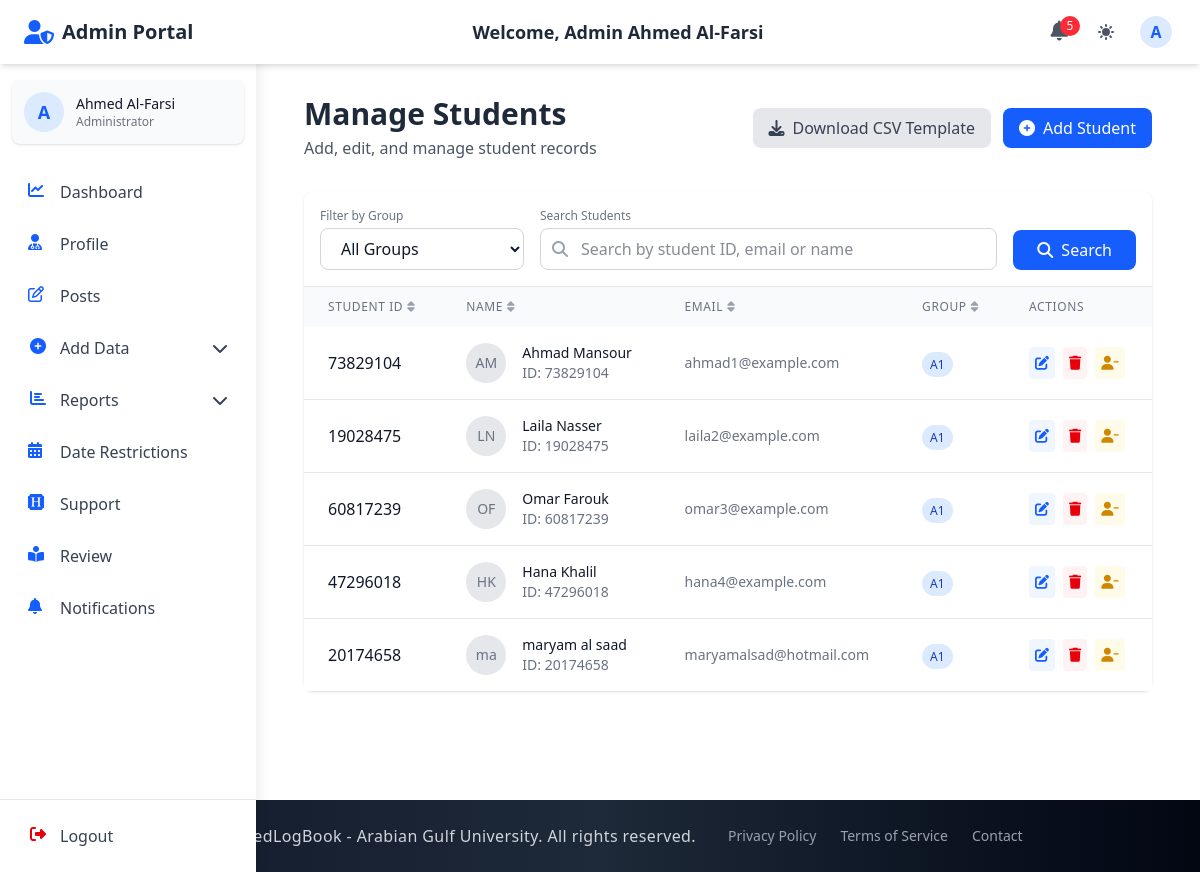
The page /admin_section/add_student/ (signed in) on the database its author committed.
### accounts/models.py (models this page shows, shortened)
class CustomUser(AbstractUser):
    email = models.EmailField(unique=True)
    first_name = models.CharField(max_length=150, blank=True)
    last_name = models.CharField(max_length=150, blank=True)
    profile_photo = models.ImageField(
        upload_to="profiles/", blank=True, null=True, default="profiles/default.jpg"
    )
    city = models.CharField(max_length=100, blank=True)
    country = models.CharField(max_length=100, blank=True)
    phone_no = models.CharField(max_length=20, blank=True)
    bio = models.TextField(blank=True)
    speciality = models.CharField(max_length=100, blank=True)
    ROLE_CHOICES = (
        ("student", "Student"),
        ("doctor", "Doctor"),
        ("staff", "Staff"),
        ("admin", "Admin"),
    )
    role = models.CharField(max_length=10, choices=ROLE_CHOICES, default="student")
    groups = models.ManyToManyField(
        "auth.Group", related_name="customuser_groups", blank=True
    )
    user_permissions = models.ManyToManyField(
        "auth.Permission", related_name="customuser_permissions", blank=True
    )
    USERNAME_FIELD = "email"
    REQUIRED_FIELDS = ["username"]

class Student(models.Model):
    user = models.OneToOneField(
        CustomUser, on_delete=models.CASCADE, related_name="student"
    )
    student_id = models.CharField(max_length=30, unique=True)
    group = models.ForeignKey(
        "admin_section.Group",
        on_delete=models.SET_NULL,
        null=True,
        blank=True,
        related_name="students",
    )

### admin_section/models.py (models this page shows)
class Group(models.Model):
    group_name = models.CharField(max_length=50)
    log_year = models.ForeignKey(LogYear, on_delete=models.CASCADE, related_name="groups_log_year")
    log_year_section = models.ForeignKey(
        LogYearSection,
        on_delete=models.SET_NULL,
        null=True,
        blank=True,
        related_name="groups_log_year_section",
    )
    def __str__(self):
        return f"{self.group_name} ({self.log_year.year_name}) - {self.log_year_section.year_section_name if self.log_year_section else 'No Section'}"

### admin_section/views_file/add_student.py (the view, shortened to what this page needs)
# urls.py: path("add_student/", add_student, name="add_student"),
@login_required
def add_student(request):
    user_form = StudentUserForm()
    student_form = StudentForm()
    bulk_form = BulkUserUploadForm()  # Changed from BulkUploadForm
    assign_form = AssignStudentForm()
    search_query = request.GET.get("q", "")
    selected_group = request.GET.get("group", "")
    page_number = request.GET.get("page", 1)
    students = Student.objects.select_related("user", "group").all()
    if selected_group:
        students = students.filter(group_id=selected_group)
    paginator = Paginator(students, 10)  # Show 10 students per page
    page_obj = paginator.get_page(page_number)
    groups = Group.objects.all()
    context = {
        "user_form": user_form,
        "student_form": student_form,
        "bulk_form": bulk_form,
        "assign_form": assign_form,
        "students": page_obj,
        "groups": groups,
        "selected_group": selected_group,
        "search_query": search_query,
    }
    return render(request, "admin_section/add_student.html", context)

### admin_section/templates/admin_section/add_student.html (shortened to what this page needs)
{% extends 'base.html' %}
{% block navbar %}
{% include 'components/admin_auth_navbar.html' %}
{% endblock %}
{% block content %}
<div class="container mx-auto px-4 py-8">
  <div class="flex flex-col md:flex-row justify-between items-start md:items-center mb-8 gap-4">
    <div>
      <h2 class="text-3xl font-bold text-gray-800 dark:text-white">Manage Students</h2>
      <p class="text-gray-600 dark:text-gray-400 mt-1">Add, edit, and manage student records</p>
    </div>
    <div class="flex gap-3">
      <a href="{% url 'admin_section:student_download_sample_csv' %}" class="flex items-center px-4 py-2 bg-gray-200 text-gray-700 rounded-lg hover:bg-gray-300 dark:bg-gray-700 dark:text-gray-200 dark:hover:bg-gray-600 transition-colors duration-200">
        <i class="fas fa-download mr-2"></i> Download CSV Template
      </a>
      <a href="{% url 'admin_section:add_user' %}" class="flex items-center px-4 py-2 bg-blue-600 text-white rounded-lg hover:bg-blue-700 transition-colors duration-200">
        <i class="fas fa-plus-circle mr-2"></i> Add Student
      </a>
    </div>
  </div>
  <div class="bg-white dark:bg-gray-800 rounded-lg shadow">
    <div class="p-4 border-b border-gray-200 dark:border-gray-700">
      <form method="GET" class="space-y-4">
        <div class="flex flex-col md:flex-row gap-4">
          <div class="w-full md:w-1/4">
            <label for="group-filter" class="block text-xs font-medium text-gray-500 dark:text-gray-400 mb-1">Filter by Group</label>
            <select id="group-filter" name="group" class="w-full px-4 py-2 rounded-lg border border-gray-300 dark:border-gray-600 focus:ring-2 focus:ring-blue-500 focus:border-blue-500 bg-white dark:bg-gray-700 text-gray-900 dark:text-white">
              <option value="">All Groups</option>
            </select>
          </div>
          <div class="flex-1">
            <label for="search-input" class="block text-xs font-medium text-gray-500 dark:text-gray-400 mb-1">Search Students</label>
            <div class="relative">
              <div class="absolute inset-y-0 left-0 pl-3 flex items-center pointer-events-none">
                <i class="fas fa-search text-gray-400"></i>
              </div>
              <input id="search-input" type="text" name="q" value="{{ search_query }}"
                     class="w-full pl-10 pr-4 py-2 rounded-lg border border-gray-300 dark:border-gray-600 focus:ring-2 focus:ring-blue-500 focus:border-blue-500"
                     placeholder="Search by student ID, email or name">
            </div>
          </div>
          <div class="md:self-end">
            <button type="submit" class="w-full md:w-auto px-6 py-2 bg-blue-600 text-white rounded-lg hover:bg-blue-700 transition-colors duration-200 flex items-center justify-center">
              <i class="fas fa-search mr-2"></i> Search
            </button>
          </div>
        </div>
      </form>
    </div>
    <div class="overflow-x-auto">
      <table class="w-full">
        <thead class="bg-gray-50 dark:bg-gray-700">
          <tr>
            <th class="px-6 py-3 text-left text-xs font-medium text-gray-500 dark:text-gray-300 uppercase tracking-wider">
              <div class="flex items-center">
                <span>Student ID</span>
                <i class="fas fa-sort ml-1 text-gray-400"></i>
              </div>
            </th>
            <th class="px-6 py-3 text-left text-xs font-medium text-gray-500 dark:text-gray-300 uppercase tracking-wider">
              <div class="flex items-center">
                <span>Name</span>
                <i class="fas fa-sort ml-1 text-gray-400"></i>
              </div>
            </th>
            <th class="px-6 py-3 text-left text-xs font-medium text-gray-500 dark:text-gray-300 uppercase tracking-wider">
              <div class="flex items-center">
                <span>Email</span>
                <i class="fas fa-sort ml-1 text-gray-400"></i>
              </div>
            </th>
            <th class="px-6 py-3 text-left text-xs font-medium text-gray-500 dark:text-gray-300 uppercase tracking-wider">
              <div class="flex items-center">
                <span>Group</span>
                <i class="fas fa-sort ml-1 text-gray-400"></i>
              </div>
            </th>
            <th class="px-6 py-3 text-left text-xs font-medium text-gray-500 dark:text-gray-300 uppercase tracking-wider">
              Actions
            </th>
          </tr>
        </thead>
        <tbody class="bg-white dark:bg-gray-800 divide-y divide-gray-200 dark:divide-gray-700">
          {% for student in students %}
            <tr class="hover:bg-gray-50 dark:hover:bg-gray-700 transition-colors duration-150">
              <td class="px-6 py-4 whitespace-nowrap font-medium text-gray-900 dark:text-white">{{ student.student_id }}</td>
              <td class="px-6 py-4 whitespace-nowrap">
                <div class="flex items-center">
                  <div class="flex-shrink-0 h-10 w-10 bg-gray-200 dark:bg-gray-700 rounded-full flex items-center justify-center text-gray-500 dark:text-gray-300">
                    <span class="text-sm font-medium">{{ student.user.first_name|slice:"0:1" }}{{ student.user.last_name|slice:"0:1" }}</span>
                  </div>
                  <div class="ml-4">
                    <div class="text-sm font-medium text-gray-900 dark:text-white">{{ student.user.get_full_name }}</div>
                    <div class="text-sm text-gray-500 dark:text-gray-400">ID: {{ student.student_id }}</div>
                  </div>
                </div>
              </td>
              <td class="px-6 py-4 whitespace-nowrap text-sm text-gray-500 dark:text-gray-400">{{ student.user.email }}</td>
              <td class="px-6 py-4 whitespace-nowrap">
                {% if student.group %}
                  <span class="px-2 py-1 bg-blue-100 text-blue-800 dark:bg-blue-900 dark:text-blue-200 rounded-full text-xs font-medium">
                    {{ student.group.group_name }}
                  </span>
                {% else %}
                  <span class="px-2 py-1 bg-gray-100 text-gray-800 dark:bg-gray-800 dark:text-gray-200 rounded-full text-xs font-medium">
                    No Group
                  </span>
                {% endif %}
              </td>
              <td class="px-6 py-4 whitespace-nowrap text-sm">
                <div class="flex space-x-2">
                  <a href="{% url 'admin_section:edit_student' student.id %}"
                     class="p-1.5 bg-blue-50 text-blue-600 rounded hover:bg-blue-100 dark:bg-blue-900/30 dark:text-blue-400 dark:hover:bg-blue-900/50 transition-colors duration-200"
                     title="Edit Student">
                    <i class="fas fa-edit"></i>
                  </a>
                  <a href="{% url 'admin_section:delete_student' student.id %}"
                     class="p-1.5 bg-red-50 text-red-600 rounded hover:bg-red-100 dark:bg-red-900/30 dark:text-red-400 dark:hover:bg-red-900/50 transition-colors duration-200"
                     onclick="return confirm('Are you sure you want to delete this student?')"
                     title="Delete Student">
                    <i class="fas fa-trash"></i>
                  </a>
                  {% if student.group %}
                    <a href="{% url 'admin_section:remove_from_group' student.id %}"
                       class="p-1.5 bg-yellow-50 text-yellow-600 rounded hover:bg-yellow-100 dark:bg-yellow-900/30 dark:text-yellow-400 dark:hover:bg-yellow-900/50 transition-colors duration-200"
                       onclick="return confirm('Are you sure you want to remove this student from their group?')"
                       title="Remove from Group">
                      <i class="fas fa-user-minus"></i>
                    </a>
                  {% endif %}
                </div>
              </td>
            </tr>
          {% endfor %}
        </tbody>
      </table>
    </div>
  </div>
</div>
{% endblock %}

### templates/components/auth_navbar_base.html (shortened to what this page needs)
<header class="bg-white dark:bg-gray-800 shadow-md fixed top-0 left-0 right-0 z-40 h-16 transition-all duration-300">
  <div class="flex items-center justify-between h-full px-4 md:px-6 max-w-7xl mx-auto">
    <div class="flex items-center space-x-3">
      <a href="{% block home_url %}{% endblock %}" class="flex items-center">
        <i class="{% block header_icon %}fas fa-book-medical{% endblock %} text-blue-600 dark:text-blue-400 text-2xl mr-2"></i>
        <span class="font-bold text-xl text-gray-800 dark:text-white hidden sm:inline">{% block portal_name %}ElogBook Portal{% endblock %}</span>
      </a>
    </div>
    <div class="hidden md:block text-center">
      <h1 class="text-lg font-semibold text-gray-800 dark:text-white">
        Welcome, {% block user_title %}{% endblock %} {{ request.session.first_name }} {{ request.session.last_name }}
      </h1>
    </div>
    <div class="flex items-center space-x-3">
      <div class="relative">
        <a href="{% block notifications_url %}#{% endblock %}" class="p-2 text-gray-600 dark:text-gray-300 hover:bg-gray-100 dark:hover:bg-gray-700 rounded-full transition-colors duration-200" aria-label="Notifications">
          <i class="fas fa-bell text-xl"></i>
          {% if unread_notifications_count > 0 %}
            <span class="absolute -top-1 -right-1 bg-red-500 text-white text-xs rounded-full h-5 w-5 flex items-center justify-center">{{ unread_notifications_count }}</span>
          {% endif %}
        </a>
      </div>
      <button id="theme-toggle" aria-label="Toggle dark mode" class="p-2 text-gray-600 dark:text-gray-300 hover:bg-gray-100 dark:hover:bg-gray-700 rounded-full transition-colors duration-200 focus:outline-none focus:ring-2 focus:ring-blue-500">
      </button>
      <div class="relative" x-data="{open: false}">
        <button @click="open = !open" id="user-menu-button" class="flex items-center text-gray-600 dark:text-gray-300 hover:bg-gray-100 dark:hover:bg-gray-700 rounded-full p-1 focus:outline-none focus:ring-2 focus:ring-blue-500">
          <div class="h-8 w-8 rounded-full bg-blue-100 dark:bg-blue-900 flex items-center justify-center text-blue-600 dark:text-blue-300 font-semibold">
            {{ request.session.first_name|slice:"0:1" }}
          </div>
        </button>
      </div>
    </div>
  </div>
</header>
<aside id="sidebar" class="fixed inset-y-0 left-0 z-30 w-64 pt-16 bg-white dark:bg-gray-800 shadow-lg transform -translate-x-full transition-transform duration-300 ease-in-out md:translate-x-0 overflow-hidden">
  <div class="h-full flex flex-col">
    <div class="flex-1 px-3 py-4 overflow-y-auto">
      <div class="flex items-center p-3 mb-6 rounded-lg bg-gray-50 dark:bg-gray-700 shadow-sm">
        <div class="flex-shrink-0">
          <div class="h-10 w-10 rounded-full bg-blue-100 dark:bg-blue-900 flex items-center justify-center text-blue-600 dark:text-blue-300 font-semibold text-lg">
            {{ request.session.first_name|slice:"0:1" }}
          </div>
        </div>
        <div class="ml-3 overflow-hidden">
        <p class="text-sm font-medium text-gray-900 dark:text-white truncate">{{ request.session.first_name }} {{ request.session.last_name }}</p>
        <p class="text-xs text-gray-500 dark:text-gray-400 truncate">{% block user_role %}User{% endblock %}</p>
      </div>
    </div>
      <nav class="space-y-1">
        {% block sidebar_menu %}{% endblock %}
      </nav>
    </div>
    <div class="px-3 py-3 border-t border-gray-200 dark:border-gray-700">
      <form method="POST" action="{% block logout_url_bottom %}#{% endblock %}" class="w-full">
        <button type="submit" class="flex w-full items-center px-4 py-3 text-gray-700 dark:text-gray-300 rounded-lg hover:bg-gray-100 dark:hover:bg-gray-700 group transition-colors duration-200">
          <i class="fas fa-sign-out-alt w-5 h-5 text-red-600 dark:text-red-400"></i>
          <span class="ml-3 font-medium">Logout</span>
        </button>
      </form>
    </div>
  </div>
</aside>
<div id="content-wrapper" class="pt-16 md:pl-64 min-h-screen transition-all duration-300">
</div>

### rows shown on the page
CustomUser: session.last_name "Al-Farsi"
Student: student_id "73829104", user.first_name "A", user.last_name "M", user.get_full_name "Ahmad Mansour", user.email "ahmad1@example.com", group.group_name "A1"
Student: student_id "19028475", user.first_name "L", user.last_name "N", user.get_full_name "Laila Nasser", user.email "laila2@example.com", group.group_name "A1"
Student: student_id "60817239", user.first_name "O", user.last_name "F", user.get_full_name "Omar Farouk", user.email "omar3@example.com", group.group_name "A1"
Student: student_id "47296018", user.first_name "H", user.last_name "K", user.get_full_name "Hana Khalil", user.email "hana4@example.com", group.group_name "A1"
Student: student_id "20174658", user.first_name "m", user.last_name "a", user.get_full_name "maryam al saad", user.email "maryamalsad@hotmail.com", group.group_name "A1"

### other values the page prints
{{ request.session.first_name }} "Ahmed"
{{ unread_notifications_count }} "5"
{{ request.session.first_name|slice:"0:1" }} "A"
